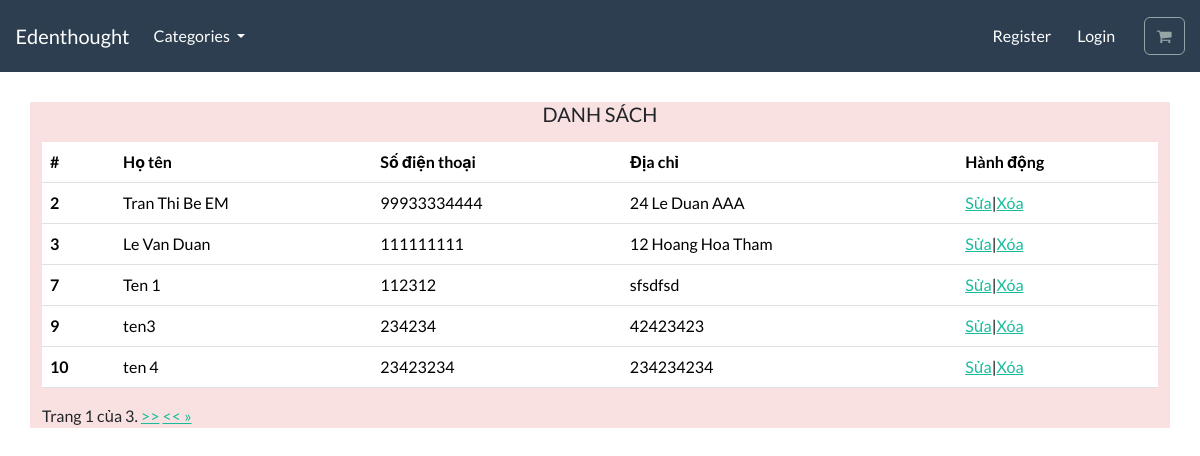
/customer/list/, run on the app's committed database.
### customer/models.py (models this page shows)
class Customer(models.Model):
    id = models.AutoField(primary_key=True)
    name = models.CharField(max_length=250, db_index=True)
    phone = models.CharField(max_length=250, unique=True)
    address = models.CharField(max_length=250)

### customer/views.py (the view)
# urls.py: path('list/', views.list_customer, name='list_customer'),
def list_customer(request):
    list_customer = Customer.objects.all()
    paginator = Paginator(list_customer,5)  # Show 25 contacts per page.
    page_number = request.GET.get("page")
    page_obj = paginator.get_page(page_number)
    return render(request,"customer/list-customer.html",{"page_obj": page_obj})

### templates/customer/list-customer.html (shortened to what this page needs)
{% extends "base.html" %} {% load static %} {% block content %}
<div class="container">
  <div
    class="mb-3"
    style="
      font-size: 15px;
      text-align: center;
      margin-top: 30px;
    "
  >
    <h1 style="font-size: 20px">DANH SÁCH</h1>
  </div>
  <table class="table table-hover">
    <thead>
      <tr>
        <th scope="col">#</th>
        <th scope="col">Họ tên</th>
        <th scope="col">Số điện thoại</th>
        <th scope="col">Địa chỉ</th>
        <th scope="col">Hành động</th>
      </tr>
    </thead>
    <tbody>
      {% for customer in page_obj%}
      <tr>
        <th scope="row">{{customer.id}}</th>
        <td>{{customer.name}}</td>
        <td>{{customer.phone}}</td>
        <td>{{customer.address}}</td>
        <td>
          <a href="{%url 'update_customer' customer.id %}">Sửa</a>|<a
            onclick="del_customer('{{customer.id}}')"
            href="#"
            >Xóa</a
          >
        </td>
      </tr>
      {% endfor %}
    </div>
  <div class="pagination">
    <span class="step-links">
        <span class="current">
            Trang {{ page_obj.number }} của {{ page_obj.paginator.num_pages }}.
        </span>
        {% if page_obj.has_next %}
            <a href="?page={{ page_obj.next_page_number }}">>></a>
            <a href="?page={{ page_obj.paginator.num_pages }}"> << &raquo;</a>
        {% endif %}
    </span>
</div>
{% endblock %}

### static/css/style_login.css (style rules this page uses)
td { text-align: left; }

### store/static/css/style.css (style rules this page uses)
.container { background-color: rgb(250, 225, 225); }

### data on the page
Customer: id "2", name "Tran Thi Be EM", phone "99933334444", address "24 Le Duan AAA"
Customer: id "3", name "Le Van Duan", phone "111111111", address "12 Hoang Hoa Tham"
Customer: id "7", name "Ten 1", phone "112312", address "sfsdfsd"
Customer: id "9", name "ten3", phone "234234", address "42423423"
Customer: id "10", name "ten 4", phone "23423234", address "234234234"

### other printed values
{{ page_obj.number }} "1"
{{ page_obj.paginator.num_pages }} "3"
